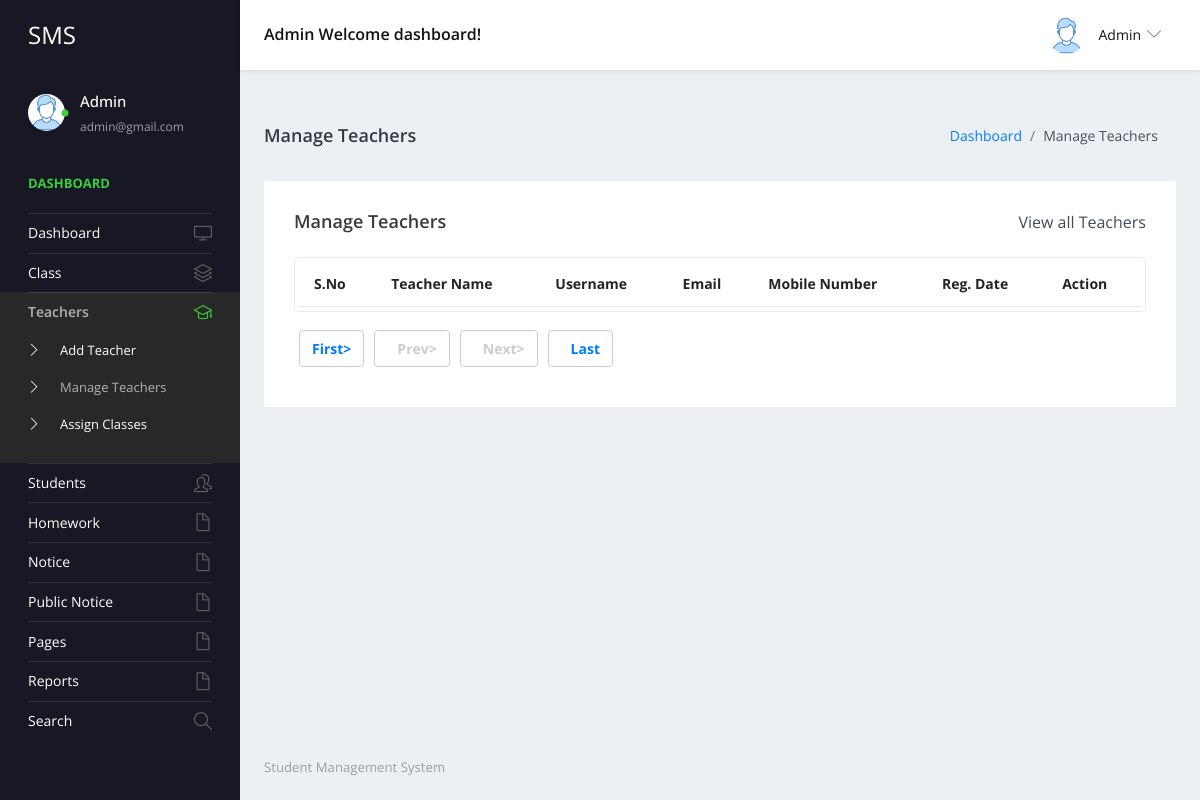
The app's page /studentms/admin/manage-teachers.php (signed in), older data.
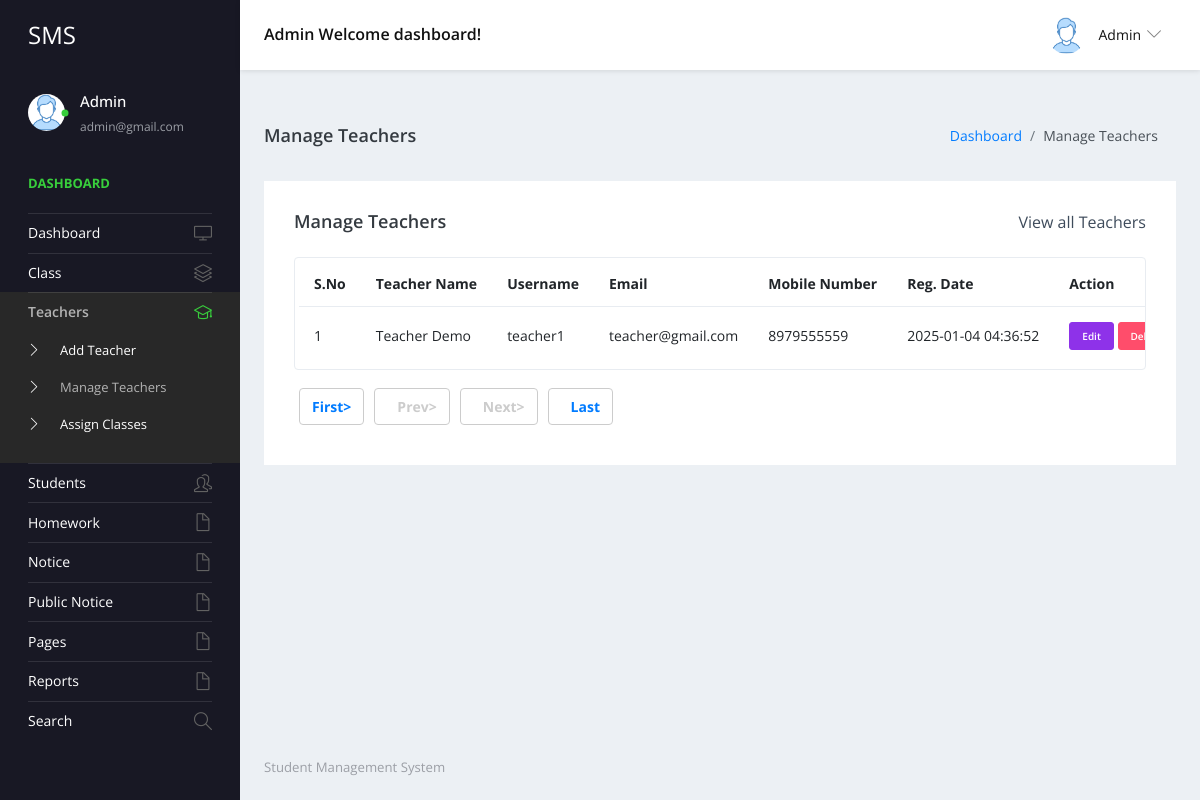
The same page, newer data.
### tables this page shows
CREATE TABLE `tblteacher` (
  `ID` int(10) NOT NULL,
  `TeacherName` varchar(120) DEFAULT NULL,
  `UserName` varchar(120) DEFAULT NULL,
  `MobileNumber` bigint(10) DEFAULT NULL,
  `Email` varchar(200) DEFAULT NULL,
  `Password` varchar(200) DEFAULT NULL,
  `TeacherRegdate` timestamp NULL DEFAULT current_timestamp()
);

### studentms/admin/manage-teachers.php (the view, shortened to what this page needs)
<?php
include('includes/dbconnection.php');
if (strlen($_SESSION['sturecmsaid'] == 0)) {
    header('location:logout.php');
} else {
?>
    <!DOCTYPE html>
    <html lang="en">
    <head>
        <link rel="stylesheet" href="vendors/simple-line-icons/css/simple-line-icons.css">
        <link rel="stylesheet" href="vendors/flag-icon-css/css/flag-icon.min.css">
        <link rel="stylesheet" href="vendors/css/vendor.bundle.base.css">
        <link rel="stylesheet" href="./vendors/daterangepicker/daterangepicker.css">
        <link rel="stylesheet" href="./vendors/chartist/chartist.min.css">
        <link rel="stylesheet" href="./css/style.css">
    </head>
    <body>
        <div class="container-scroller">
            <?php include_once('includes/header.php'); ?>
            <div class="container-fluid page-body-wrapper">
                <?php include_once('includes/sidebar.php'); ?>
                <div class="main-panel">
                    <div class="content-wrapper">
                        <div class="page-header">
                            <h3 class="page-title"> Manage Teachers </h3>
                            <nav aria-label="breadcrumb">
                                <ol class="breadcrumb">
                                    <li class="breadcrumb-item"><a href="dashboard.php">Dashboard</a></li>
                                    <li class="breadcrumb-item active" aria-current="page"> Manage Teachers</li>
                                </ol>
                            </nav>
                        </div>
                        <div class="row">
                            <div class="col-md-12 grid-margin stretch-card">
                                <div class="card">
                                    <div class="card-body">
                                        <div class="d-sm-flex align-items-center mb-4">
                                            <h4 class="card-title mb-sm-0">Manage Teachers</h4>
                                            <a href="#" class="text-dark ml-auto mb-3 mb-sm-0"> View all Teachers</a>
                                        </div>
                                        <div class="table-responsive border rounded p-1">
                                            <table class="table">
                                                <thead>
                                                    <tr>
                                                        <th class="font-weight-bold">S.No</th>
                                                        <th class="font-weight-bold">Teacher Name</th>
                                                        <th class="font-weight-bold">Username</th>
                                                        <th class="font-weight-bold">Email</th>
                                                        <th class="font-weight-bold">Mobile Number</th>
                                                        <th class="font-weight-bold">Reg. Date</th>
                                                        <th class="font-weight-bold">Action</th>
                                                    </tr>
                                                </thead>
                                                <tbody>
                                                    <?php
                                                    if (isset($_GET['pageno'])) {
                                                        $pageno = $_GET['pageno'];
                                                    } else {
                                                        $pageno = 1;
                                                    }
                                                    $no_of_records_per_page = 15;
                                                    $offset = ($pageno - 1) * $no_of_records_per_page;
                                                    $ret = "SELECT ID FROM tblteacher";
                                                    $query1 = $dbh->prepare($ret);
                                                    $query1->execute();
                                                    $total_rows = $query1->rowCount();
                                                    $total_pages = ceil($total_rows / $no_of_records_per_page);
                                                    $sql = "SELECT * from tblteacher LIMIT $offset, $no_of_records_per_page";
                                                    $query = $dbh->prepare($sql);
                                                    $query->execute();
                                                    $results = $query->fetchAll(PDO::FETCH_OBJ);
                                                    $cnt = 1;
                                                    if ($query->rowCount() > 0) {
                                                        foreach ($results as $row) {               ?>
                                                            <tr>
                                                                <td><?php echo htmlentities($cnt); ?></td>
                                                                <td><?php echo htmlentities($row->TeacherName); ?></td>
                                                                <td><?php echo htmlentities($row->UserName); ?></td>
                                                                <td><?php echo htmlentities($row->Email); ?></td>
                                                                <td><?php echo htmlentities($row->MobileNumber); ?></td>
                                                                <td><?php echo htmlentities($row->TeacherRegdate); ?></td>
                                                                <td>
                                                                    <div><a href="edit-teacher-detail.php?editid=<?php echo htmlentities($row->ID); ?>" class="btn btn-info btn-xs">Edit</a>
                                                                        <a href="manage-teachers.php?delid=<?php echo ($row->ID); ?>" onclick="return confirm('Do you really want to Delete ?');" class="btn btn-danger btn-xs"> Delete</a>
                                                                    </div>
                                                                </td>
                                                            </tr><?php $cnt = $cnt + 1;
                                                                }
                                                            } ?>
                                                </tbody>
                                            </table>
                                        </div>
                                        <div align="left" class="mt-4">
                                            <ul class="pagination">
                                                <li><a href="?pageno=1"><strong>First></strong></a></li>
                                                <li class="<?php if ($pageno <= 1) {
                                                                echo 'disabled';
                                                            } ?>">
                                                    <a href="<?php if ($pageno <= 1) {
                                                                    echo '#';
                                                                } else {
                                                                    echo "?pageno=" . ($pageno - 1);
                                                                } ?>"><strong style="padding-left: 10px">Prev></strong></a>
                                                </li>
                                                <li class="<?php if ($pageno >= $total_pages) {
                                                                echo 'disabled';
                                                            } ?>">
                                                    <a href="<?php if ($pageno >= $total_pages) {
                                                                    echo '#';
                                                                } else {
                                                                    echo "?pageno=" . ($pageno + 1);
                                                                } ?>"><strong style="padding-left: 10px">Next></strong></a>
                                                </li>
                                                <li><a href="?pageno=<?php echo $total_pages; ?>"><strong style="padding-left: 10px">Last</strong></a></li>
                                            </ul>
                                        </div>
                                    </div>
                                </div>
                            </div>
                        </div>
                    </div>
                    <?php include_once('includes/footer.php'); ?>
                </div>
            </div>
        </div>
    </body>
    </html><?php }  ?>

### studentms/admin/includes/header.php (shortened to what this page needs)
 <nav class="navbar default-layout-navbar col-lg-12 col-12 p-0 fixed-top d-flex flex-row">
        <div class="navbar-brand-wrapper d-flex align-items-center">
          <a class="navbar-brand brand-logo" href="dashboard.php">
            <strong style="color: white;">SMS</strong>
          </a>
        </div><?php
         $aid= $_SESSION['sturecmsaid'];
$sql="SELECT * from tbladmin where ID=:aid";
$query = $dbh -> prepare($sql);
$query->bindParam(':aid',$aid,PDO::PARAM_STR);
$query->execute();
$results=$query->fetchAll(PDO::FETCH_OBJ);
$cnt=1;
if($query->rowCount() > 0)
{
foreach($results as $row)
{               ?>
        <div class="navbar-menu-wrapper d-flex align-items-center flex-grow-1">
          <h5 class="mb-0 font-weight-medium d-none d-lg-flex"><?php  echo htmlentities($row->AdminName);?> Welcome dashboard!</h5>
          <ul class="navbar-nav navbar-nav-right ml-auto">
            <li class="nav-item dropdown d-none d-xl-inline-flex user-dropdown">
              <a class="nav-link dropdown-toggle" id="UserDropdown" href="#" data-toggle="dropdown" aria-expanded="false">
                <img class="img-xs rounded-circle ml-2" src="images/faces/face8.jpg" alt="Profile image"> <span class="font-weight-normal"> <?php  echo htmlentities($row->AdminName);?> </span></a>
                <?php $cnt=$cnt+1;}} ?>
            </li>
          </ul>
        </div>
      </nav>

### studentms/admin/includes/sidebar.php (shortened to what this page needs)
<nav class="sidebar sidebar-offcanvas" id="sidebar">
  <ul class="nav">
    <li class="nav-item nav-profile">
      <a href="#" class="nav-link">
        <div class="profile-image">
          <img class="img-xs rounded-circle" src="images/faces/face8.jpg" alt="profile image">
          <div class="dot-indicator bg-success"></div>
        </div>
        <div class="text-wrapper">
          <?php
          $aid = $_SESSION['sturecmsaid'];
          $sql = "SELECT * from tbladmin where ID=:aid";
          $query = $dbh->prepare($sql);
          $query->bindParam(':aid', $aid, PDO::PARAM_STR);
          $query->execute();
          $results = $query->fetchAll(PDO::FETCH_OBJ);
          $cnt = 1;
          if ($query->rowCount() > 0) {
            foreach ($results as $row) {               ?>
              <p class="profile-name"><?php echo htmlentities($row->AdminName); ?></p>
              <p class="designation"><?php echo htmlentities($row->Email); ?></p><?php $cnt = $cnt + 1;
                                                                                }
                                                                              } ?>
        </div>
      </a>
    </li>
    <li class="nav-item nav-category">
      <span class="nav-link">Dashboard</span>
    </li>
    <li class="nav-item">
      <a class="nav-link" href="dashboard.php">
        <span class="menu-title">Dashboard</span>
        <i class="icon-screen-desktop menu-icon"></i>
      </a>
    </li>
    <li class="nav-item">
      <a class="nav-link" data-toggle="collapse" href="#class" aria-expanded="false" aria-controls="class">
        <span class="menu-title">Class</span>
        <i class="icon-layers menu-icon"></i>
      </a>
    </li>
    <li class="nav-item">
      <a class="nav-link" data-toggle="collapse" href="#teachers" aria-expanded="false" aria-controls="teachers">
        <span class="menu-title">Teachers</span>
        <i class="icon-graduation menu-icon"></i>
      </a>
      <div class="collapse" id="teachers">
        <ul class="nav flex-column sub-menu">
          <li class="nav-item"> <a class="nav-link" href="add-teacher.php">Add Teacher</a></li>
          <li class="nav-item"> <a class="nav-link" href="manage-teachers.php">Manage Teachers</a></li>
          <li class="nav-item"> <a class="nav-link" href="assign-teacher-class.php">Assign Classes</a></li>
        </ul>
      </div>
    </li>
    <li class="nav-item">
      <a class="nav-link" data-toggle="collapse" href="#ui-basic1" aria-expanded="false" aria-controls="ui-basic1">
        <span class="menu-title">Students</span>
        <i class="icon-people menu-icon"></i>
      </a>
    </li>
    <li class="nav-item">
      <a class="nav-link" data-toggle="collapse" href="#hw" aria-expanded="false" aria-controls="hw">
        <span class="menu-title">Homework</span>
        <i class="icon-doc menu-icon"></i>
      </a>
    </li>
    <li class="nav-item">
      <a class="nav-link" data-toggle="collapse" href="#auth" aria-expanded="false" aria-controls="auth">
        <span class="menu-title">Notice</span>
        <i class="icon-doc menu-icon"></i>
      </a>
    </li>
    <li class="nav-item">
      <a class="nav-link" data-toggle="collapse" href="#auth1" aria-expanded="false" aria-controls="auth">
        <span class="menu-title">Public Notice</span>
        <i class="icon-doc menu-icon"></i>
      </a>
    <li class="nav-item">
      <a class="nav-link" data-toggle="collapse" href="#auth2" aria-expanded="false" aria-controls="auth">
        <span class="menu-title">Pages</span>
        <i class="icon-doc menu-icon"></i>
      </a>
    </li>
    <li class="nav-item">
      <a class="nav-link" data-toggle="collapse" href="#auth22" aria-expanded="false" aria-controls="auth2">
        <span class="menu-title">Reports</span>
        <i class="icon-doc menu-icon"></i>
      </a>
    </li>
    <li class="nav-item">
      <a class="nav-link" href="search.php">
        <span class="menu-title">Search</span>
        <i class="icon-magnifier menu-icon"></i>
      </a>
    </li>
    </li>
  </ul>
</nav>

### studentms/admin/includes/footer.php
<footer class="footer">
            <div class="d-sm-flex justify-content-center justify-content-sm-between">
              <span class="text-muted d-block text-center text-sm-left d-sm-inline-block" style="color: blue;">Student  Management System</span>
            </div>
          </footer>

Row changes from the older to the newer data that the page shows:
added tblteacher: TeacherName "Teacher Demo", UserName "teacher1", Email "teacher@gmail.com", MobileNumber "8979555559", TeacherRegdate "2025-01-04 04:36:52"
